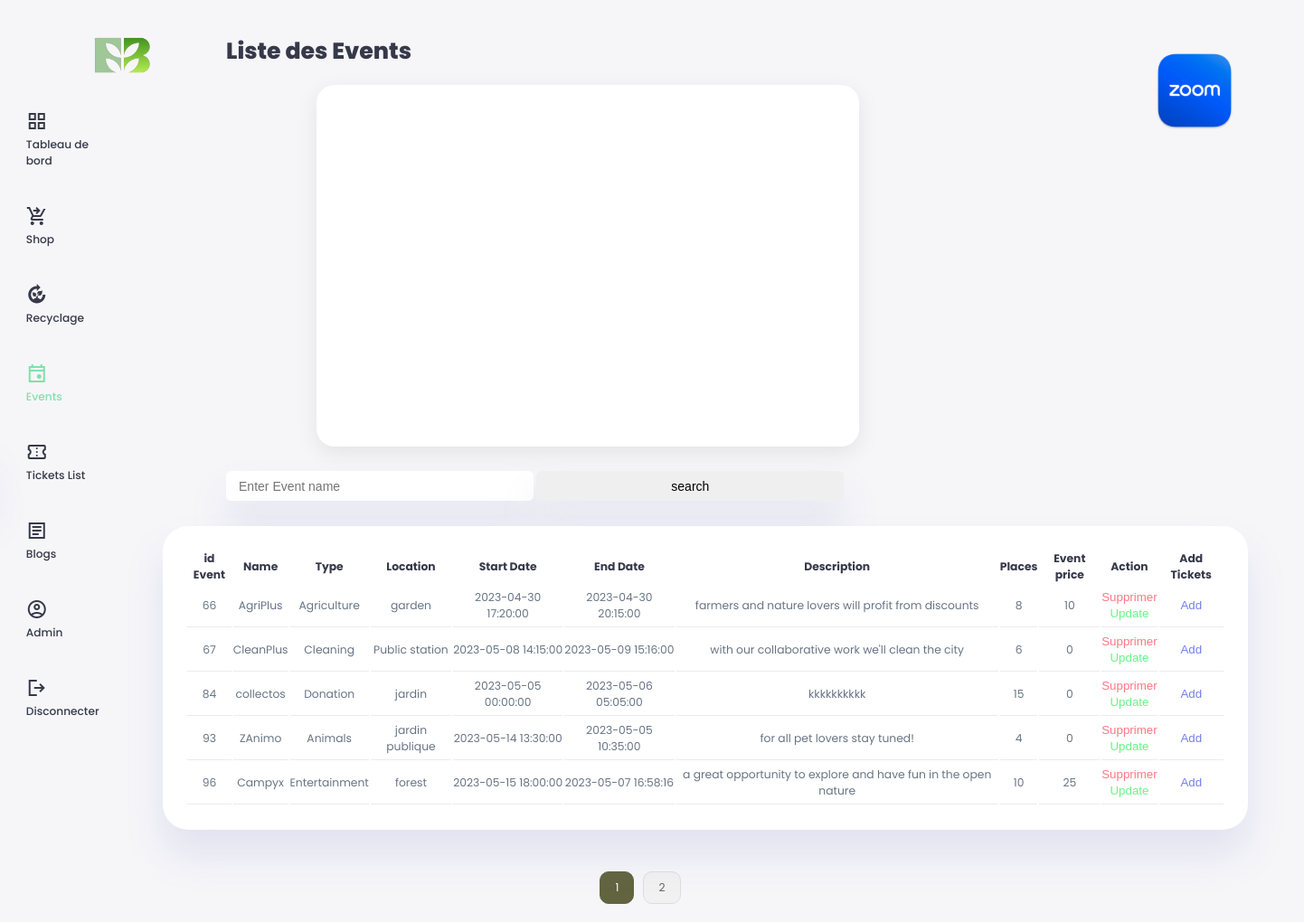
/views/Backoffice/ListEvent.php, run on the app's committed database.
### tables this page shows
CREATE TABLE `events` (
  `idEvent` int(11) NOT NULL,
  `nom` varchar(50) NOT NULL,
  `type` varchar(50) NOT NULL,
  `dateEventStart` datetime NOT NULL,
  `dateEventEnd` datetime NOT NULL,
  `lieu` varchar(100) NOT NULL,
  `description` varchar(500) NOT NULL,
  `nbPlaces` int(11) NOT NULL,
  `image` longblob NOT NULL,
  `prixEvent` float NOT NULL
);

### views/Backoffice/ListEvent.php (the view, shortened to what this page needs)
<?php
$resultsPerPage = 5;
$sql = "SELECT COUNT(*) as total FROM events";
$db = config::getConnection();
$stmt = $db->prepare($sql);
$stmt->execute();
$row = $stmt->fetch(PDO::FETCH_ASSOC);
$totalResults = $row['total'];
$totalPages = ceil($totalResults / $resultsPerPage);
$currentPage = isset($_GET['page']) ? (int)$_GET['page'] : 1;
$offset = ($currentPage - 1) * $resultsPerPage;
$stmt = $db->prepare('SELECT * FROM events LIMIT :offset, :resultsPerPage');
$stmt->bindValue(':offset', $offset, PDO::PARAM_INT);
$stmt->bindValue(':resultsPerPage', $resultsPerPage, PDO::PARAM_INT);
$stmt->execute();
?>
<!DOCTYPE html>
<html lang="en">
<head>
    <link rel="stylesheet" href="https://cdnjs.cloudflare.com/ajax/libs/font-awesome/5.15.3/css/all.min.css" />
    <link rel="stylesheet" href="../balkis/css/style.css">
    <link rel="stylesheet" href="../balkis/css/balkis.css">
    <link rel="stylesheet" href="../balkis/css/recherche.css">
    <link rel="stylesheet" href="../balkis/css/chart.css">
    <link rel="stylesheet" href="https://cdnjs.cloudflare.com/ajax/libs/fullcalendar/3.4.0/fullcalendar.css" />
    <link rel="stylesheet" href="https://cdnjs.cloudflare.com/ajax/libs/twitter-bootstrap/4.0.0-alpha.6/CSS/bootsrap.css" />
</head>
<body>
    <div class="container">
        <aside>
            <div class="top">
                <div class="logo">
                    <img src="../balkis/img/breathelogo.png">
                </div>
            </div>
            <div class="sidebarEv">
                <ul>
                    <li>
                        <a href="Tableau.php">
                            <span class="material-symbols-sharp">
                            </span>
                            <h3>Tableau de bord</h3>
                        </a>
                    </li>
                    <li>
                        <a href="#">
                            <span class="material-symbols-outlined">
                            </span>
                            <h3>Shop</h3>
                        </a>
                    </li>
                    <li>
                        <a href="Recyclage.php">
                            <span class="material-symbols-outlined">
                            </span>
                            <h3>Recyclage</h3>
                        </a>
                    </li>
                    <li>
                        <a href="#" class="active">
                            <span class="material-symbols-sharp">
                            </span>
                            <h3>Events</h3>
                        </a>
                    </li>
                    <li>
                        <a href="ListTicket.php">
                            <span class="material-symbols-outlined">
                            </span>
                            <h3>Tickets List</h3>
                        </a>
                    </li>
                    <li>
                        <a href="#">
                            <span class="material-symbols-sharp">
                            </span>
                            <h3>Blogs</h3>
                        </a>
                    </li>
                    <li>
                        <a href="Admin.php">
                            <span class="material-symbols-sharp">
                            </span>
                            <h3>Admin</h3>
                        </a>
                    </li>
                    <li>
                        <a href="../../controllers/logout.php">
                            <span class="material-symbols-sharp">
                            </span>
                            <h3>Disconnecter</h3>
                        </a>
                    </li>
                </ul>
            </div>
        </aside>
        <main>
            <br>
            <h1>Liste des Events</h1>
            <br>
            <div class="">
                <div class="cudBox2">
                </div>
                <div class="tableEvent">
                    <div class="affiche">
                    </div>
                    <form action="" method="GET">
                        <input type="text" name="searchname" id="searchname" placeholder="Enter Event name">
                        <input type="submit" value="search">
                    </form>
                    <div class="recent-orders">
                        <div class="afficheTab">
                            <table border="1" id="myTable">
                                <thead>
                                    <th col-index=1>id Event</th>
                                    <th col-index=2>Name </th>
                                    <th col-index=3>Type</th>
                                    <th col-index=4>Location</th>
                                    <th col-index=5>Start Date</th>
                                    <th col-index=6>End Date</th>
                                    <th col-index=7>Description</th>
                                    <th col-index=8>Places</th>
                                    <th col-index=9>Event price</th>
                                    <th col-index=10>Action</th>
                                    <th col-index=11>Add Tickets</th>
                                </thead>
                                <tbody>
                                    <?php
                                    echo ("<br>");
                                    while ($row = $stmt->fetch(PDO::FETCH_ASSOC)) {
                                    ?>
                                        <tr>
                                            <td><?= htmlspecialchars($row['idEvent']); ?></td>
                                            <td><?= htmlspecialchars($row['nom']); ?></td>
                                            <td><?= htmlspecialchars($row['type']); ?></td>
                                            <td><?= htmlspecialchars($row["lieu"]); ?></td>
                                            <td><?= htmlspecialchars($row["dateEventStart"]); ?></td>
                                            <td><?= htmlspecialchars($row["dateEventEnd"]); ?></td>
                                            <td><?= htmlspecialchars($row["description"]); ?></td>
                                            <td><?= htmlspecialchars($row["nbPlaces"]); ?></td>
                                            <td><?= htmlspecialchars($row["prixEvent"]); ?></td>
                                            <td>
                                                <button class="danger" onclick="removeEvent(<?= htmlspecialchars($row['idEvent']); ?>)">Supprimer</button></br>
                                                <button class="success" onclick="updateEvent(<?= htmlspecialchars($row['idEvent']); ?>)">Update</button>
                                            </td>
                                            <td>
                                                <a href="AddTicket.php?addTicket=<?= htmlspecialchars($row['idEvent']); ?>"><button class="primary">Add</button></a>
                                            </td>
                                        </tr>
                                    <?php } ?>
                                </tbody>
                            </table>
                        </div>
                    </div>
                </div>
            </div>
            <br>
            <br>
            <?php
            echo '<div class="pagination" >';
            echo '<div class="pagination-links" style="display: flex; justify-content: center; align-items: center;">';
            for ($page = 1; $page <= $totalPages; $page++) {
                echo '<a ';
                if ($currentPage == $page) {
                    echo 'class="active" ';
                }
                echo 'href="ListEvent.php?page=' . $page . '">' . $page . '</a>';
            }
            echo '</div>';
            echo '</div>';
            ?>
        </main>
        <div class="right">
            <div class="qrscanner"><a href="zoom.php"><img src="../balkis/img/zoom.png"></a></div>
        </div>
    </div>
</body>
</html>

### views/balkis/css/style.css (style rules this page uses)
:root { --color-primary: #7380ec; --color-danger: #ff7782; --color-success: #41f1b6; --color-warning: #ffbb55; --color-white: #fff; --color-info-dark: #7D8da1; --color-info-light: #dce1eb; --color-dark: #363949; --color-light: rgba(132, 139, 200, 0.18); --color-primary-variant: #111e88; --color-dark-variant: #677483; --color-background: #f6f6f9; --card-border-radius: 2rem; --border-radius-1: 0.4rem; --border-radius-2: 0.8rem; --border-radius-3: 1.2rem; --card-padding: 1.8rem; --padding-1: 1.2rem; --box-shadow: 0 2rem 3rem var(--color-light); }
* { margin: 0; padding: 0; outline: 0; appearance: none; border: 0; text-decoration: none; list-style: none; box-sizing: border-box; }
html { font-size: 14px; }
body { width: 100vw; height: 100vh; font-family: poppins, sans-serif; font-size: 0.88rem; background: var(--color-background); user-select: none; overflow-x: hidden; color: var(--color-dark); }
.container { display: grid; width: 96%; margin: 0 auto; gap: 1.8rem; grid-template-columns: 14rem auto 23rem; }
a { color: var(--color-dark); }
img { display: block; width: 100%; }
h1 { font-weight: 800; font-size: 1.8rem; }
h3 { font-size: 0.87rem; }
.primary { color: var(--color-primary); background: none; }
.danger { color: var(--color-danger); background: none; }
.success { color: var(--color-success); background: none; }
aside { height: 100hv; }
aside .top { display: flex; align-items: center; justify-content: space-between; margin-top: 1.4rem; }
aside .logo { display: flex; gap: 0.8rem; }
aside .logo img { width: 5rem; height: 3rem; margin-left: 70px; margin-top: 20px; }
aside h3 { font-weight: 500; }
main { margin-top: 1.4rem; }
main .recent-orders { margin-top: 2rem; }
main .recent-orders table { background: var(--color-white); width: 100%; border-radius: var(--card-border-radius); padding: var(--card-padding); text-align: center; box-shadow: var(--box-shadow); transition: all 300 ms ease; }
main table tbody td { height: 2.8rem; border-bottom: 1px solid var(--color-light); color: var(--color-dark-variant); }
main table tbody tr:last-child { border: none; }
main .recent-orders a { text-align: center; display: block; margin: 1rem auto; color: var(--color-primary); }

### views/balkis/css/balkis.css (style rules this page uses)
:root { --color-primary: #7380ec; --color-danger: #ff7782; --color-success: #68f386; --color-warning: #ffbb55; --color-white: #fff; --color-info-dark: #7D8da1; --color-info-light: #dce1eb; --color-dark: #363949; --color-light: rgba(132, 139, 200, 0.18); --color-primary-variant: #111e88; --color-dark-variant: #677483; --color-background: #f6f6f9; --card-border-radius: 2rem; --border-radius-1: 0.4rem; --border-radius-2: 0.8rem; --border-radius-3: 1.2rem; --card-padding: 1.8rem; --padding-1: 1.2rem; --box-shadow: 0 2rem 3rem var(--color-light); }
.cudBox2 { position: relative; padding: 20px; box-shadow: 0 7px 25px rgba(0, 0, 0, 0.08); border-radius: 20px; min-width: 600px; min-height: 400px; background: #fff; align-items: center; margin-right: -60px; }
.affiche { margin-bottom: -45px; margin-left: -410px; }
.afficheTab { margin-left: -420px; margin-top: -50px; }
input { padding: 0.6rem 1rem; border: none; border-radius: var(--border-radius-1); box-shadow: var(--box-shadow); font-size: 1rem; min-width: 340px; }
* { box-sizing: border-box; margin: 0; padding: 0; }
main .recent-orders { position: relative; margin: 3rem 0 0 0; width: 100%; }
main .recent-orders table { min-width: 500px !important; margin: 0; }

### data on the page
events: idEvent "66", nom "AgriPlus", type "Agriculture", lieu "garden", dateEventStart "2023-04-30 17:20:00", dateEventEnd "2023-04-30 20:15:00", description "farmers and nature lovers will profit from discounts", nbPlaces "8", prixEvent "10"
events: idEvent "67", nom "CleanPlus", type "Cleaning", lieu "Public station", dateEventStart "2023-05-08 14:15:00", dateEventEnd "2023-05-09 15:16:00", description "with our collaborative work we'll clean the city", nbPlaces "6", prixEvent "0"
events: idEvent "84", nom "collectos", type "Donation", lieu "jardin", dateEventStart "2023-05-05 00:00:00", dateEventEnd "2023-05-06 05:05:00", description "kkkkkkkkkk", nbPlaces "15", prixEvent "0"
events: idEvent "93", nom "ZAnimo", type "Animals", lieu "jardin publique", dateEventStart "2023-05-14 13:30:00", dateEventEnd "2023-05-05 10:35:00", description "for all pet lovers stay tuned!", nbPlaces "4", prixEvent "0"
events: idEvent "96", nom "Campyx", type "Entertainment", lieu "forest", dateEventStart "2023-05-15 18:00:00", dateEventEnd "2023-05-07 16:58:16", description "a great opportunity to explore and have fun in the open nature", nbPlaces "10", prixEvent "25"
